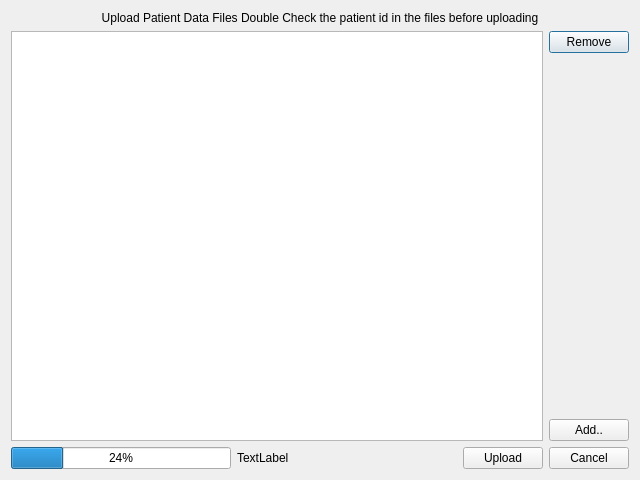
<?xml version="1.0" encoding="UTF-8"?>
<ui version="4.0">
 <class>PatientDataUpload</class>
 <widget class="QDialog" name="PatientDataUpload">
  <property name="geometry">
   <rect>
    <x>0</x>
    <y>0</y>
    <width>640</width>
    <height>480</height>
   </rect>
  </property>
  <property name="windowTitle">
   <string>Dialog</string>
  </property>
  <layout class="QVBoxLayout" name="verticalLayout_2">
   <item>
    <widget class="QLabel" name="label_2">
     <property name="text">
      <string>Upload Patient Data Files Double Check the patient id in the files before uploading</string>
     </property>
     <property name="alignment">
      <set>Qt::AlignCenter</set>
     </property>
     <property name="wordWrap">
      <bool>true</bool>
     </property>
    </widget>
   </item>
   <item>
    <layout class="QHBoxLayout" name="horizontalLayout_2">
     <item>
      <widget class="QTreeView" name="treeFileList"/>
     </item>
     <item>
      <layout class="QVBoxLayout" name="verticalLayout">
       <item>
        <widget class="QPushButton" name="btnRemove">
         <property name="text">
          <string>Remove</string>
         </property>
        </widget>
       </item>
       <item>
        <spacer name="verticalSpacer">
         <property name="orientation">
          <enum>Qt::Vertical</enum>
         </property>
         <property name="sizeHint" stdset="0">
          <size>
           <width>20</width>
           <height>40</height>
          </size>
         </property>
        </spacer>
       </item>
       <item>
        <widget class="QPushButton" name="btnAdd">
         <property name="text">
          <string>Add..</string>
         </property>
        </widget>
       </item>
      </layout>
     </item>
    </layout>
   </item>
   <item>
    <layout class="QHBoxLayout" name="horizontalLayout">
     <item>
      <widget class="QProgressBar" name="progressBar">
       <property name="value">
        <number>24</number>
       </property>
      </widget>
     </item>
     <item>
      <widget class="QLabel" name="txtStatus">
       <property name="sizePolicy">
        <sizepolicy hsizetype="Expanding" vsizetype="Preferred">
         <horstretch>0</horstretch>
         <verstretch>0</verstretch>
        </sizepolicy>
       </property>
       <property name="text">
        <string>TextLabel</string>
       </property>
      </widget>
     </item>
     <item>
      <widget class="QPushButton" name="btnUpload">
       <property name="text">
        <string>Upload</string>
       </property>
      </widget>
     </item>
     <item>
      <widget class="QPushButton" name="btnCancel">
       <property name="text">
        <string>Cancel</string>
       </property>
      </widget>
     </item>
    </layout>
   </item>
  </layout>
 </widget>
 <resources/>
 <connections/>
</ui>
